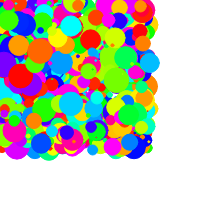
Frame 1 (no input)
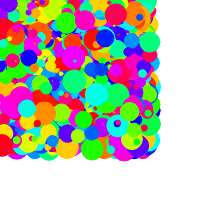
Frame 2 (the mouse pressed at the canvas centre, redrawn once)

The p5.js sketch that drew these frames (run headless with seeded random() and noise() and a simulated clock; the mouse was pressed at the canvas centre and the sketch redrawn once):

// p5.js sketch
// ── sketch.js
function setup() {
  createCanvas (200,200);
background(255);
}
function draw(){ for(var i=0;i<1000;i=i+1){
var a=random(255);
var b=random (255);
var c=random(255);
colorMode(HSB,255,0,0);
stroke(a,b,c);
fill(a,b,c);
var d=random(25);
var e=random(150);
var f=random(150);
ellipse(e,f,d,d);
noLoop()
}
}
  
// ── circle in grid.js
function setup() {
  createCanvas(500, 500);
  background(0);
}

function draw() {
 fill(255);
  for (var i =30; i < width - 15; i = i + 35) {
    for (var n = 30; n < height -15; n = n + 35) {
    
         ellipse(i,n,30,30)
      
    

    }

  }
}
// ── color circle in grid.js
function setup() {
  createCanvas(500, 500);
  background(255);
}

function draw() {

  for (var i = 0; i < width - 30; i = i + 35) {
    for (var n = 0; n < height - 30; n = n + 35) {
      var a = random(255);
      var b = random(255);
      var c = random(255);
      colorMode(HSB, 255, 0, 0);
      stroke(a, b, c);
      fill(a, b, c);
      var d = random(25);
      var e = random(150);
      var f = random(150);
      ellipse(i, n, 30, 30);
noLoop()
    }

  }

}
// ── color circle loop.js
function setup() {
  createCanvas (200,200);
background(255);
}
function draw(){
var a=random(255);
var b=random (255);
var c=random(255);
stroke(a,b,c);
fill(a,b,c);
var d=random(25);
var e=random(150);
var f=random(150);
ellipse(e,f,d,d);

}
  

// ── grid.js
function setup() {
  createCanvas(500, 500);
  background(100);
}

function draw() {
 stroke(255);
  for (var i = 20; i <= width-20 ; i = i + 10) {
    for (var n = 20; n <= height-20; n = n + 10) {
    
          line(20,n,480,n );
      line (i,20,i,480);
    

    }

  }
}
// ── hue color circle in grid.js
function setup() {
  createCanvas(500, 500);
  background(255);
  colorMode(HSB);
  var h=16;
  noStroke();
  
  for (var i = 20; i < width - 20; i = i + 35) {
    for (var n = 20; n < height - 20; n = n + 35) {
      fill(h, 100, 100);
      h = h + 1.5;
      ellipse(n, i, 30, 30);



    }

  }
}
// ── incline line.js
function setup() {
  createCanvas(500, 500);
  background(0);
}

function draw() {
 stroke(255);
  for (var i = 20; i < width - 10; i = i + 10) {
    for (var n = 20; n < height -10; n = n + 10) {
    
          line(i,n,n,i );
      
    

    }

  }
}
// ── letter p.js
function setup() {
  createCanvas(500, 500);
  background(0);
}

function draw() {
  stroke(255);
  for (var i = 20; i < width - 10; i = i + 10) {
    for (var n = 20; n < height - 10; n = n + 10) {

      line(i, n, n, i);
    }

  }
  noStroke();
  textSize(400);
  text("P", 120, 380)
}
